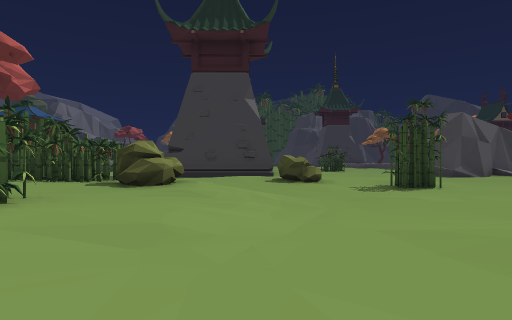
View 1 (above)

24 first-person views from a walk through a 3-D level made in the Unity game engine. The camera is 1.2 m above the floor, looks level and sees 75° across. The floor is counted in squares, 2 m on a side. Each view is taken from the middle of a square. On the plan, view 1 faces up. The plan holds only what a view shows up to about 10 squares ahead; the rest is blank. The place goes on beyond the plan. The player character is not drawn. Some surface patterns are stand-ins.

View 2
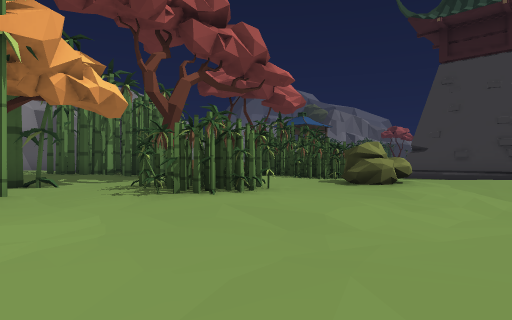

View 3
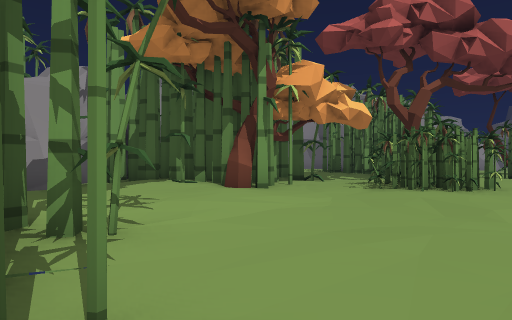

View 4
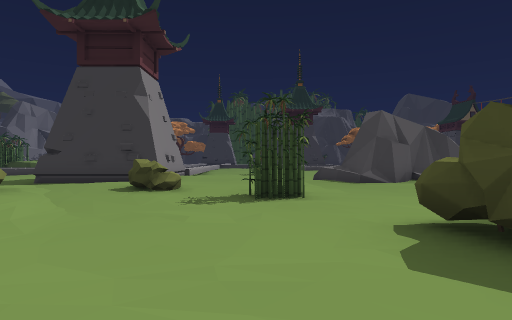

View 5
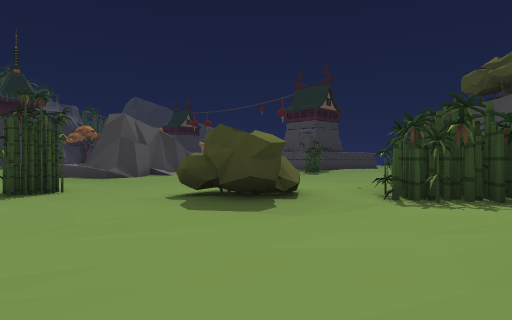

View 6
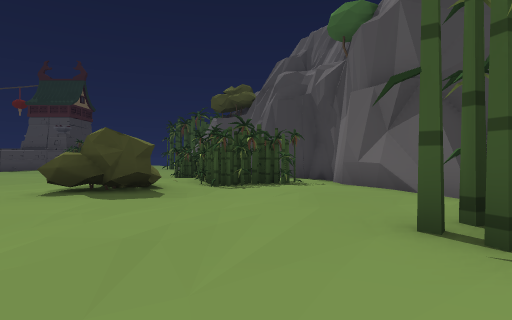

View 7
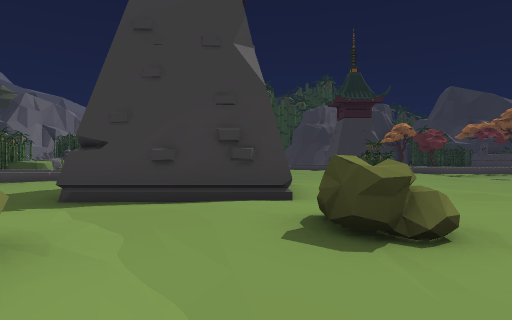

View 8
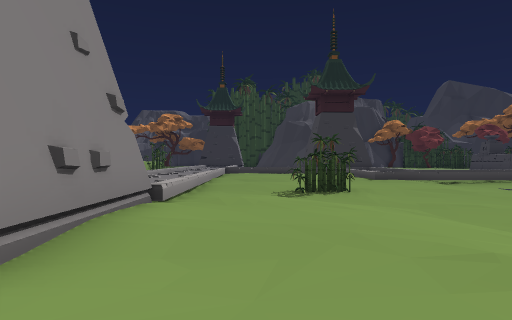

View 9
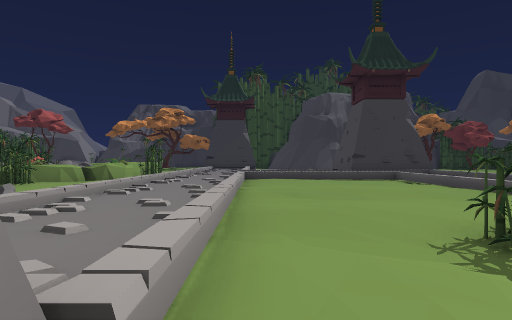

View 10
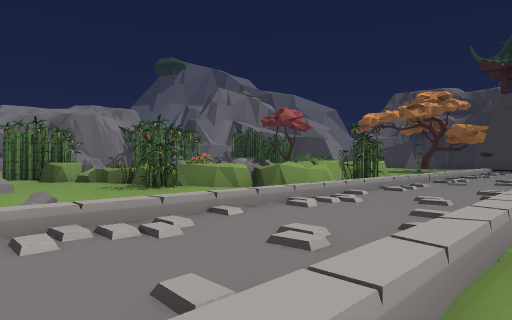

View 11
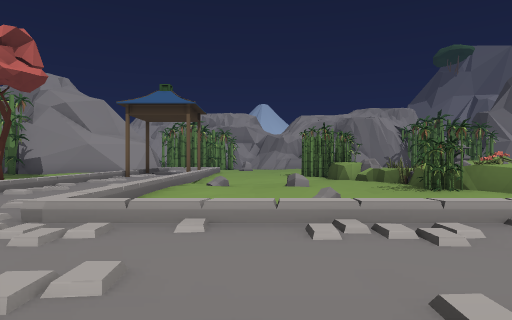

View 12
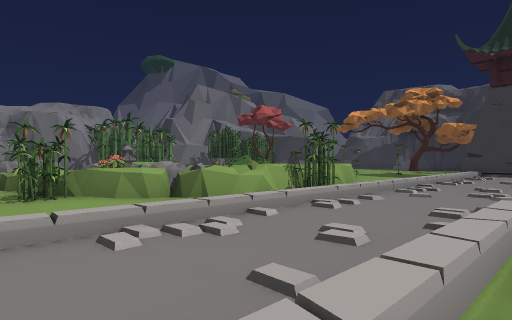

View 13
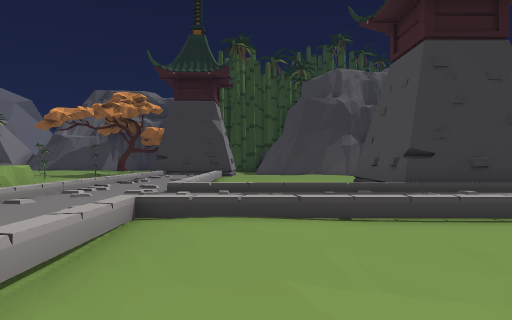

View 14
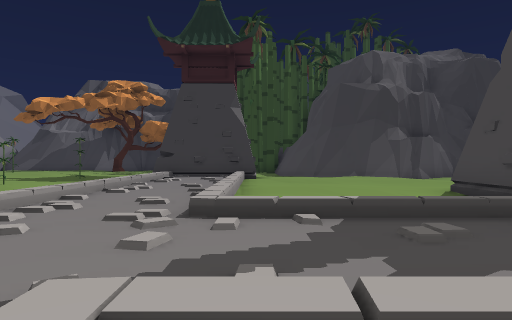

View 15
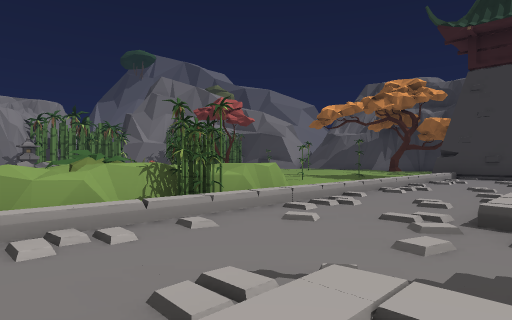

View 16
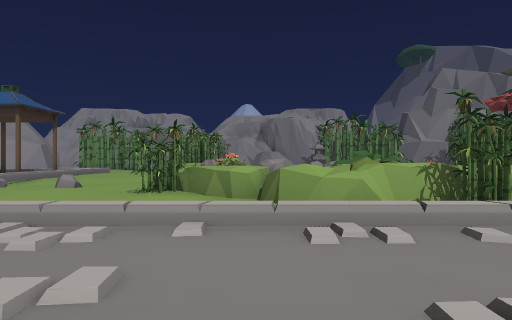

View 17
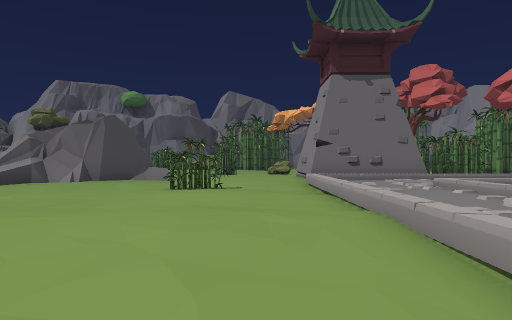

View 18
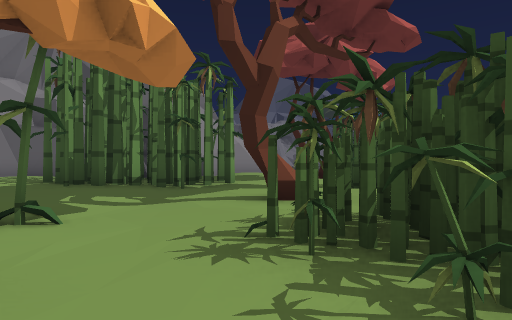

View 19
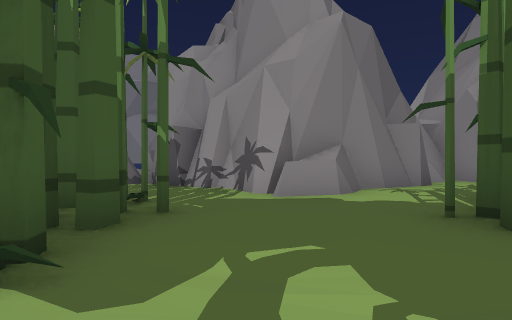

View 20
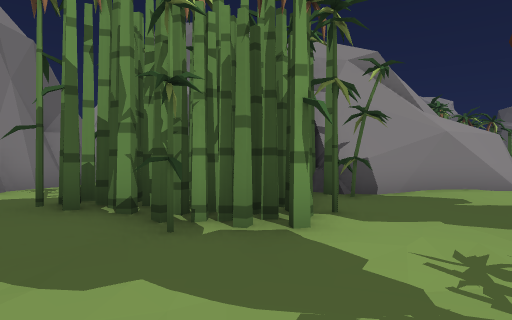

View 21
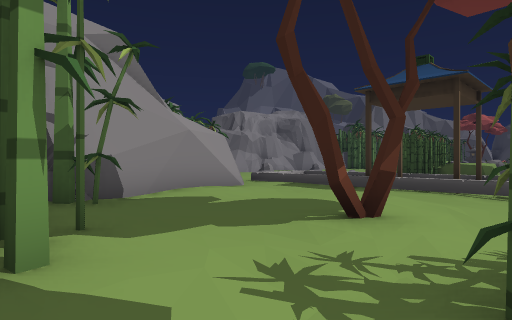

View 22
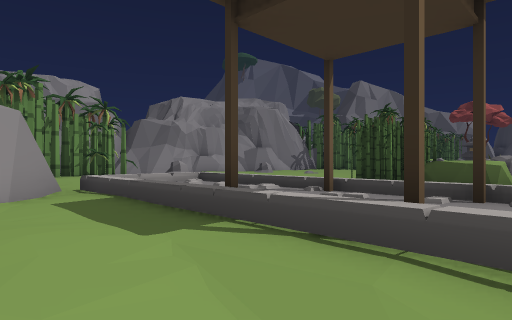

View 23
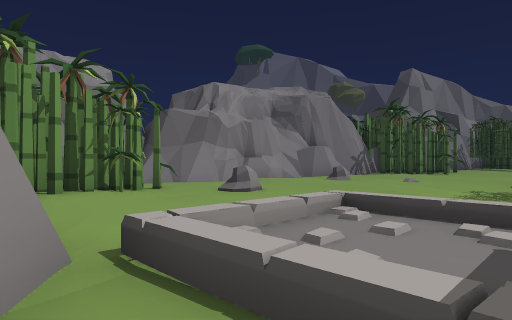

View 24
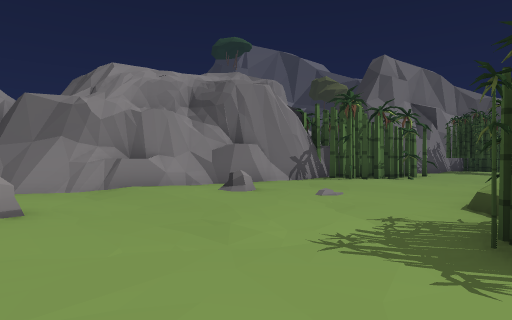

### Floor plan
Key: @ floor where view 1 was taken; # wall or solid block; . main floor; : floor 0.25 m higher than the main floor; - floor 0.25 m lower than the main floor; + floor 0.5 m higher than the main floor; / step, stairs or slope; = window, fence, low wall or low ledge; ^ raised ledge; T tower; R tree; B bush; F flower; P plant; C rock; O other object.
Columns run from 21 left of view 1 to 8 right of it. Each row starts with its distance up from view 1.
 33                    T##
 32                ::: =: ......
 31                :.O /: ......
 30                 .. //:......
 29                 .O /::.....
 28              OO  O /::....#
 27       ..     OO    /: .   #
 26      ...     OO OOO-::.   ###
 25     ....        OOO.:///::TT/T
 24    .....        OPP.::/::::
 23  ##...../       OPP/::+++++
 22  #....../O O  OOFO //:.....
 21  #..C.../ OOOOPOF. /:=....
 20  #......OOOOOO//O../::...../
 19  #.......OO-...... /::.::../
 18 ##........  -..C./ //:./.../==
 17 =...C.....  .-.... /::......--
 16   #.C.....  .-..:: /::......--
 15  ###...///O:O///:///:=..OO./--
 14   ##...=::::::/::::::=..O.--..
 13    #...=/+///==///TTTT../---/=
 12        #/....-  ..   #.../-.##
 11        ##....-  ..  ##.../^###
 10         #....-   ..##T...//##.
  9         #...R.#   ........-..
  8         ##....###OO.../...--.
  7         ####..##OOOB..B/OO--..
  6          ####...OO.B.----....-
  5          ####..R...../---....
  4         ####--../OO..---..B...
  3       ...##..--/OOO..--..BB:..
  2     #........--..O./---.../.OO
  1     #####^/.###-.../----...OOO
  0         ##/.######./-@---/..OO
 -1          #//#   ##../#####.###
 -2          ##.   ###...#   ###
 -3          ##-   #.....
 -4          #-    ####.
 -5          ##

Positions as (right, up) in squares from view 1, and headings:
1: (0, 0), facing up
2: (1, 0), facing up-left
3: (3, 0), facing left
4: (3, 1), facing up
5: (2, 0), facing up-right
6: (0, 1), facing right
7: (0, 5), facing up
8: (2, 8), facing up
9: (1, 12), facing up
10: (1, 17), facing up-left
11: (1, 17), facing left
12: (1, 19), facing up-left
13: (2, 19), facing up
14: (1, 22), facing up
15: (1, 22), facing up-left
16: (1, 22), facing left
17: (2, 22), facing down
18: (-3, 1), facing up-left
19: (-7, 4), facing down-left
20: (-6, 6), facing left
21: (-7, 6), facing up-left
22: (-8, 11), facing up-left
23: (-12, 12), facing up-left
24: (-12, 16), facing up-left
